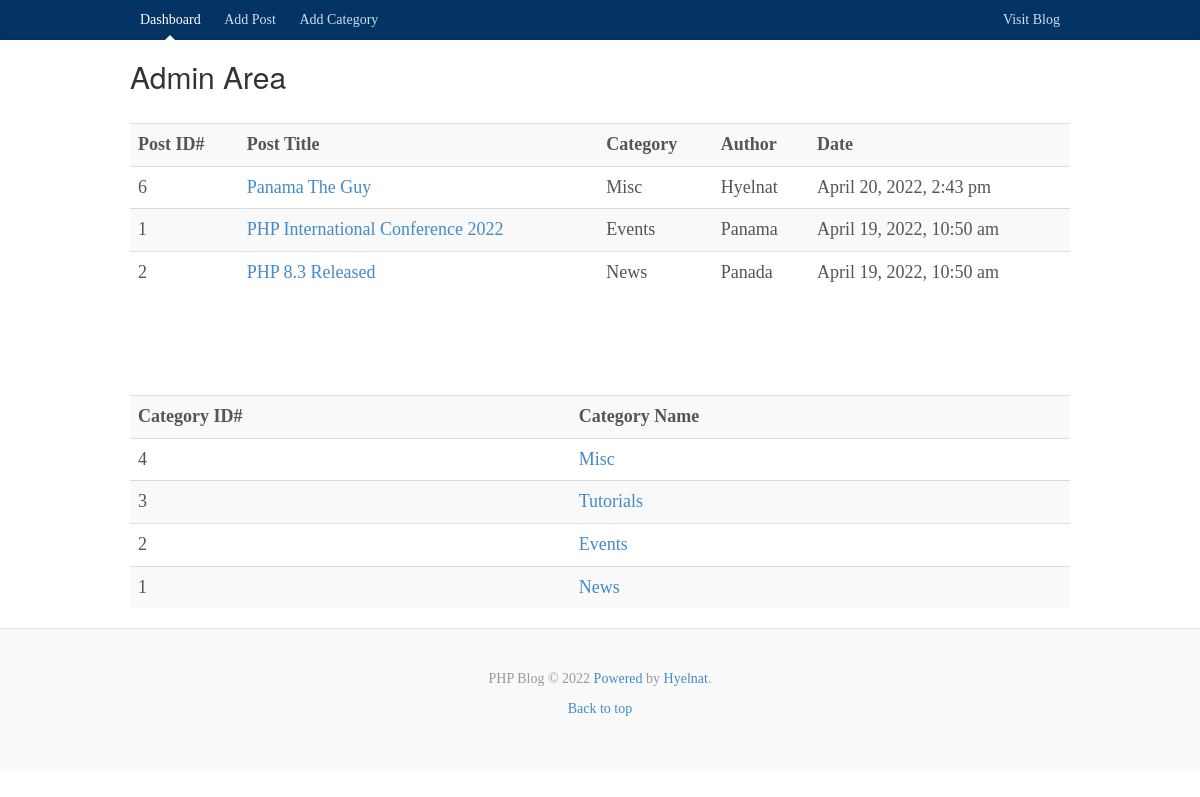
The app's page /admin/index.php with its own data.
### tables this page shows
CREATE TABLE IF NOT EXISTS `posts` (
  `id` int NOT NULL AUTO_INCREMENT,
  `category` int NOT NULL,
  `title` varchar(255) NOT NULL,
  `body` text NOT NULL,
  `author` varchar(255) NOT NULL,
  `tags` varchar(255) NOT NULL,
  `date` timestamp NOT NULL DEFAULT CURRENT_TIMESTAMP,
  PRIMARY KEY (`id`)
);

CREATE TABLE IF NOT EXISTS `categories` (
  `id` int NOT NULL AUTO_INCREMENT,
  `name` varchar(255) NOT NULL,
  PRIMARY KEY (`id`)
);

### libraries/Database.php (called while the page is built, shortened)
<?php
class Database{
    public $host = DB_HOST;
    public $username = DB_USER;
    public $password = DB_PASS;
    public $db_name = DB_NAME;
    public $link;
    public $error;
    private function connect(){
        $this->link = new mysqli($this->host, $this->username, $this->password, $this->db_name);
    }
    public function select($query){
        $result = $this->link->query($query) or die($this->error.__LINE__);
        if($result->num_rows > 0){
            return $result;
        }else{
            return false;
        }
    }
}
?>

### helpers/format_helper.php (called while the page is built, shortened)
<?php
function formatDate($date){
    return date('F j, Y, g:i a', strtotime($date));
}
?>

### admin/index.php (the view)
<?php include "includes/header.php"; ?>
<?php
$db = new Database();
$query = "SELECT posts.*, categories.name FROM posts INNER JOIN categories ON categories.id=posts.category ORDER BY posts.date DESC";
$posts = $db->select($query);
$query = "SELECT * FROM categories ORDER BY id DESC";
$categories = $db->select($query);
?>
<table class="table table-striped">
  <tr>
      <th>Post ID#</th>
      <th>Post Title</th>
      <th>Category</th>
      <th>Author</th>
      <th>Date</th>
  </tr>
  <?php while($row = $posts->fetch_assoc()): ?>
    <tr>
      <td><?php echo $row['id']; ?></td>
      <td><a href="edit_post.php?id=<?php echo $row['id']; ?>"><?php echo $row['title']; ?></a></td>
      <td><?php echo $row['name']; ?></td>
      <td><?php echo $row['author']; ?></td>
      <td><?php echo formatDate($row['date']); ?></td>
      </tr>
    <?php endwhile; ?>
</table>
<br><br><br>
<table class="table table-striped">
  <tr>
      <th>Category ID#</th>
      <th>Category Name</th>
  </tr>
  <?php while($row = $categories->fetch_assoc()) : ?>
  <tr>
        <td><?php echo $row['id'];  ?></td>
        <td><a href="edit_category.php?id=<?php echo $row['id']; ?>"><?php echo $row['name']; ?></a></td>
  </tr>
  <?php endwhile; ?>
</table>
<?php include "includes/footer.php"; ?>

### css/custom.css (style rules this page uses)
body { font-family: Georgia, "Times New Roman", Times, serif; color: #555; }

### records on screen
posts: id "6", title "Panama The Guy", categories.name "Misc", author "Hyelnat", date "April 20, 2022, 2:43 pm"
posts: id "1", title "PHP International Conference 2022", categories.name "Events", author "Panama", date "April 19, 2022, 10:50 am"
posts: id "2", title "PHP 8.3 Released", categories.name "News", author "Panada", date "April 19, 2022, 10:50 am"
categories: id "4", name "Misc"
categories: id "3", name "Tutorials"
categories: id "2", name "Events"
categories: id "1", name "News"
